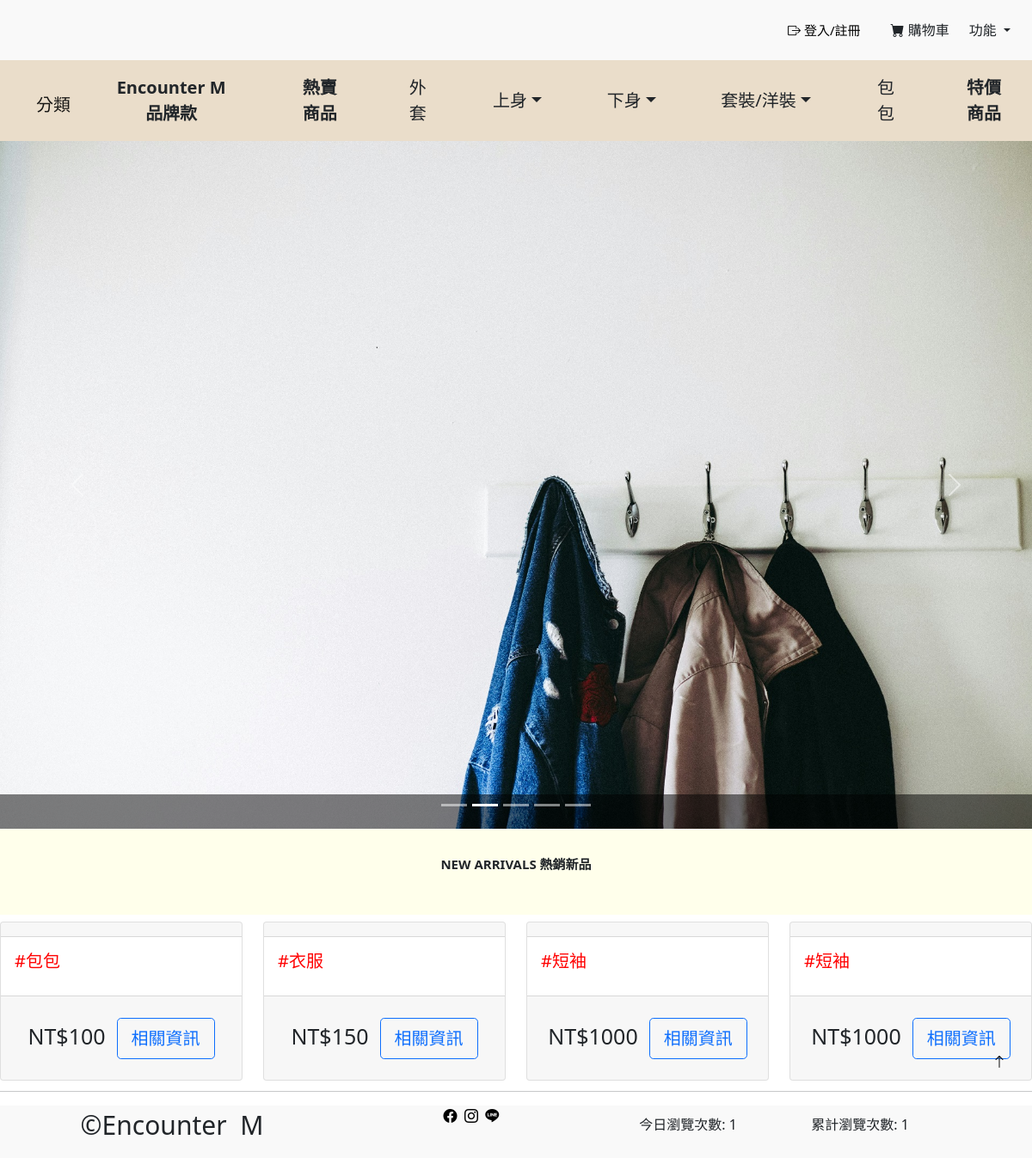
The app's page /subject/, older data.
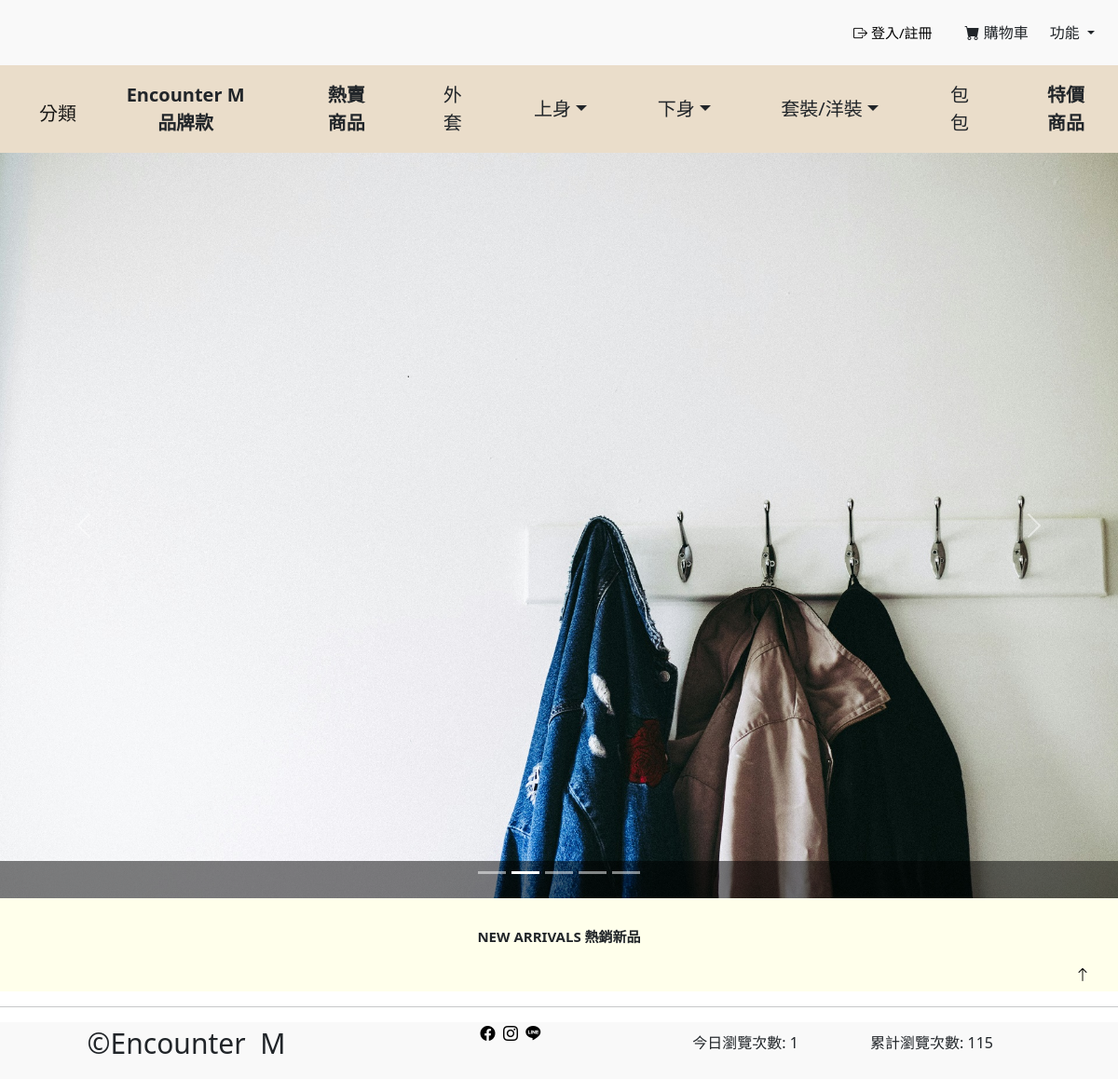
The same page, newer data.
### myapp/models.py (models this page shows)
class Products(models.Model):
    product_id = models.AutoField(primary_key=True, verbose_name='商品ID')
    product_name = models.CharField(max_length=100, verbose_name='商品名稱', default='')
    price = models.IntegerField(default=0, verbose_name='價格')
    type = models.ForeignKey('ProductTypeModel', on_delete=models.CASCADE, verbose_name='商品分類', null=True, blank=True)
    color = models.ForeignKey('ColorModel', on_delete=models.CASCADE, verbose_name='顏色', null=True, blank=True)
    size = models.ForeignKey('SizeModel', on_delete=models.CASCADE, verbose_name='尺寸', null=True, blank=True)
    stock = models.PositiveIntegerField(default=0, verbose_name='庫存')
    class Meta:
        verbose_name = '商品'
        verbose_name_plural = '商品'

### myapp/views.py (the view)
# urls.py: path('subject/',views.subject, name='subject'),
def subject(request):  #首頁
    global cartlist
    if 'cartlist' in request.session:  #若session中存在cartlist就讀出
        cartlist = request.session['cartlist']
    else:  #重新購物
        cartlist = []
    images = ImageModel.objects.all()
    productall = Products.objects.all()
    descriptions = DescriptionModel.objects.all()
    first_images = {}
    for i in productall:
        product_images = images.filter(product_id=i.product_id)
        if product_images:
            first_images[i.product_id] = product_images[0]
    user_id = request.session.get('user_id')
    print('user_id = ', user_id)
    if user_id:
        user = registered_user.objects.get(id=user_id)
    page_name = 'subject'  # 此處使用您的頁面名稱
    page, created = PageView.objects.get_or_create(page_name=page_name, date=datetime.date.today())
    page.total_views = PageView.objects.aggregate(Sum('daily_views'))['daily_views__sum'] or 0
    page.daily_views += 1
    page.total_views += 1
    page.save()
    total_views = page.total_views
    daily_views = page.daily_views
    tomorrow = timezone.now() + timezone.timedelta(days=1)
    tomorrow = timezone.datetime.replace(tomorrow, hour=0, minute=0, second=0)
    expires = timezone.datetime.strftime(tomorrow, "%a, %d-%b-%Y %H:%M:%S GMT")
    response = render(request, "subject.html", {"total_views": total_views, "daily_views": daily_views})
    response.set_cookie("total_views", str(total_views), expires=expires)
    return render(request, "subject.html", locals())

### templates/subject.html (shortened to what this page needs)
<!DOCTYPE html>
<html lang="zh-tw">
<head>
    {% load static %}
    <link rel="stylesheet" href="{% static '/css/bootstrap.min.css' %}">
    <link rel="stylesheet" href="{% static '/subject.css' %}">
    <link href="https://cdn.jsdelivr.net/npm/bootstrap-icons@1.8.0/font/bootstrap-icons.css" rel="stylesheet">
</head>
<body>
    <nav class="navbar navbar-light bg-rgb(255, 255, 235) navbar-expand-md" id="top-1">
        <div class="container-fluid">
            <div class="d-flex justify-content-center align-items-center">
                <p id="cart_text" class="d-md-inline">
                    <div>
                        {% if user_id %}
                            <div>
                                <a href="{% url 'logout' %}" id="sign_in">
                                    <span class="bi bi-box-arrow-right "id="member"></span> {{ user.Username }} / 登出
                                </a>
                            </div>
                        {% else %}
                            <div>
                                <a href="{% url 'login' %}" id="sign_in">
                                    <span class="bi bi-box-arrow-right "id="member"></span>  登入/註冊
                                </a>
                            </div>
                        {% endif %}
                    </div>
                    <div id="cart_container" style="margin-left: 10px;">
                        {% if user_id %}
                            <a href="/cart/">
                                <span class="bi bi-cart-fill" id="cart" /></span>
                            </a>
                            <p class="d-md-inline d-none">
                                <a href="/cart/">
                                    購物車
                                </a>
                            </p>
                        {% else %}
                            <span class="bi bi-cart-fill" id="cart" href="javascript:void(0);" onclick="doublecheck_login();"></span>
                            <p class="d-md-inline d-none" id="top-2" href="javascript:void(0);" onclick="doublecheck_login();">購物車</p>
                        {% endif %}
                    </div>
                    <div class="dropdown" id="top-2" style="margin-left: 10px;">
                        <a class="btn btn-second btn-md dropdown-toggle" href="#" role="button" id="dropdownMenuLink" data-bs-toggle="dropdown" aria-haspopup="true" aria-expanded="false">
                            功能
                        </a>
                    </div>
                </p>
            </div>
        </div>
    </nav>
    <nav class="navbar navbar-expand-md navbar-light" id="btn-1" align="center">
        <div class="container-fluid">
            <a class="navbar-brand" href="#">分類</a>
            <div class="collapse navbar-collapse" id="navbarSupportedContent">
                <ul class="navbar-nav me-auto mb-2 mb-lg-0">
                    <div class="btn-group" >
                        <div class="btn2">
                            <a href="/classification/brand/" type="button" class="btn dropdown btn-lg"><strong>Encounter M 品牌款</strong></a>
                        </div>
                    </div>
                    <div class="btn-group">
                        <div class="btn2">
                            <a href="/classification/hot/" type="button" class="btn dropdown btn-lg"><strong>熱賣商品</strong></a>
                        </div>
                    </div>
                    <div class="btn-group" >
                        <div class="btn-group">
                            <div class="btn2">
                                <a href="/classification/caot/" type="button" class="btn dropdown btn-lg">外套</a>
                            </div>
                        </div>
                    </div>
                    <div class="btn-group" >
                        <div class="btn-group dropdown" id="btn1">
                            <button type="button" class="btn dropdown-toggle btn-lg" data-bs-toggle="dropdown">上身</button>
                        </div>
                    </div>
                    <div class="btn-group" >
                        <div class="btn-group dropdown"id="btn1">
                            <button type="button" class="btn dropdown-toggle btn-lg" data-bs-toggle="dropdown">下身</button>
                        </div>
                    </div>
                    <div class="btn-group">
                        <div class="btn-group dropdown"id="btn1">
                            <button type="button" class="btn dropdown-toggle btn-lg" data-bs-toggle="dropdown">套裝/洋裝</button>
                        </div>
                    </div>
                    <div class="btn-group">
                        <div class="btn-group">
                            <div class="btn2">
                                <a href="/classification/bag/" type="button" class="btn dropdown btn-lg">包包</a>
                            </div>
                        </div>
                    </div>
                    <div class="btn-group">
                        <div class="btn-group">
                            <div class="btn2">
                                <a href="/classification/discount/" type="button" class="btn dropdown btn-lg"><strong>特價商品</strong></a>
                            </div>
                        </div>
                    </div>
                </ul>
            </div>
        </div>
    </nav>
    <div class="carousel slide" id="myCarousel" data-bs-ride="carousel"data-bs-interval="2500"  >
        <ol class="carousel-indicators" >
            <li data-bs-target="#myCarousel" data-bs-slide-to="0" class="active">
            <li data-bs-target="#myCarousel" data-bs-slide-to="1"></li>
            <li data-bs-target="#myCarousel" data-bs-slide-to="2"></li>
            <li data-bs-target="#myCarousel" data-bs-slide-to="3"></li>
            <li data-bs-target="#myCarousel" data-bs-slide-to="4"></li>
        </ol>
        <div class="carousel-inner"align="center">
            <div class="carousel-item" >
                <a href="/productcontent/15">
                    <img src="{% static 'images/banner6.jpg' %}" class="d-block img-fluid " alt="h2" id="float_image"/>
                </a>
                <div class="carousel-caption d-none d-md-block"></div>
            </div>
        </div>
            <button class="carousel-control-prev "  data-bs-target="#myCarousel"data-bs-slide="prev">
                <span class="carousel-control-prev-icon" aria-hidden="true"></span>
            </button>
            <button class="carousel-control-next "  data-bs-target="#myCarousel"data-bs-slide="next">
                <span class="carousel-control-next-icon" aria-hidden="true"></span>
            </button>
    </div>
    <div class="container-fluild" align="center" id="NEW">
        <strong><p>NEW ARRIVALS 熱銷新品</p></strong>
    </div>
    <div class="row justify-content-between" id="goods">
        {% for product in productall %}
            <div class="col-12 col-md-6 col-lg-3">
                <div class="card mt-2" id="card">
                    <div class="card-header">
                    </div>
                    <div class="card-body" id="card_body">
                        <div class="card-tittle h5">#{{ product.product_name }}</div>
                    </div>
                    <div class="card-footer" id="card_footer">
                        <div class="card-text pb-3 text-front" id="nowrap">
                            NT${{ product.price }} &nbsp;<a href="/productcontent/{{ product.product_id }}" class="btn btn-outline-primary btn-lg">相關資訊</a>
                        </div>
                    </div>
                </div>
            </div>
        {% endfor %}
    </div>
    <a href="{% url 'subject' %}"  id="back"> <i class="bi bi-arrow-up"></i></a>
    <hr >
    <footer>
        <div class="container-fluid">
            <div class="row">
                <div class="text-center col-lg-4">
                    <p id="atlogo">&copy;Encounter&nbsp;&nbsp;M</p>
                </div>
                <div class="text-center col-lg-3" id="socials">
                    <a href="#"><i class="bi bi-facebook"></i></a>&nbsp;
                    <a href="#"><i class="bi bi-instagram"></i></a>&nbsp;
                    <a href="#"><i class="bi bi-line"></i></a>&nbsp;
                </div>
                <div class="text-center col-lg-2   d-flex  align-items-center d-md-inline d-sm-none" id="surfing">
                    <p>今日瀏覽次數: {{ daily_views }}</p>
                </div>
                <div class="text-center col-lg-2 d-flex  align-items-center d-md-inline d-sm-none" id="surfing">
                    <p>累計瀏覽次數: {{ total_views }}</p>
                </div>
            </div>
            </div>
    </footer>
</body>
</html>

### static/subject.css (style rules this page uses)
* { margin: 0px; padding: 0px; width: auto; }
footer { background-color: #f9f9f9; }
#top-1 { position: relative; height: 70px; background-color: #f9f9f9; z-index: 4; }
#cart_text { font-size: 15px; margin-right: 60px; margin-bottom: 3px; color: #000; text-decoration: none; }
#sign_in { font-size: 15px; margin-right: 25px; height: auto; margin-top: 10px; color: #000; text-decoration: none; }
a { color: #000; text-decoration: none; }
#member { width: 50px; margin-bottom: 10px; }
#cart { width: 50px; margin-bottom: 10px; height: auto; }
.navbar-brand { margin: 10px 30px 0px 30px; }
#btn-1.navbar { position: relative; z-index: 3; width: auto ; background-color:#EADDCA; }
.carousel { overflow: hidden; }
.carousel-item img { width: 100vw; height: 100%; object-fit: contain; }
.carousel-control-prev, .carousel-control-next { font-size: 2rem; }
@media (min-width: 768px) { .carousel-caption { background: rgba(0, 0, 0, 0.5); position: absolute; bottom: 0; left: 0; right: 0; } }
.carousel { padding-top: 0px; background-color: chocolate; z-index: 1; }
#float_image { background-size:contain; }
#NEW { padding-top: 30px; font-size: 15px; z-index: 2; height: 100px; background-color: #FFFFEB; }
#back { position: fixed; right: 30px; bottom: 100px; transition: transform 0.3s ease; z-index: 0; }
#atlogo { font-size: 30px; white-space: nowrap; }
#surfing { padding-top: 10px; }

Row changes from the older to the newer data that the page shows:
removed Products: product_name "包包", price "100"
removed Products: product_name "衣服", price "150"
removed Products: product_name "短袖", price "1000"
removed Products: product_name "短袖", price "1000"
Text that changed along with them:
{{ total_views }}: "1" → "115"
